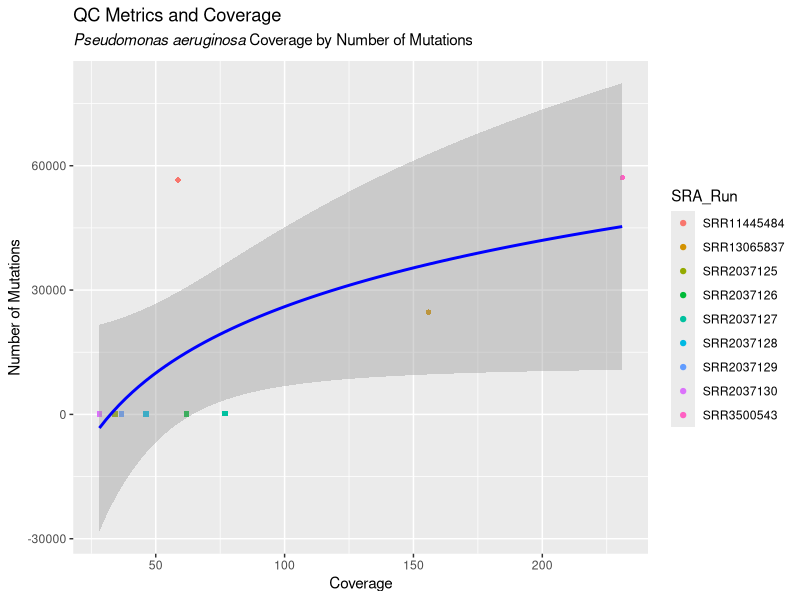

Write the R code that produced this figure.
#Aimee Icaza 
#This code is for PA
# QC calculation scatter plot with logarithmic regression 

# Load necessary packages
packages <- c("tidyverse", "ggplot2", "ggthemes")

# Check for and install any missing packages
for(p in packages) {
  if(!require(p, character.only = TRUE)) install.packages(p)
  library(p, character.only = TRUE)
}

# Open CSV file
df <- read.csv("QC_PA.csv")

# Plot: Double check the x and y axes as well as the SRA_Run types with different colors
QCplot <- ggplot(data = df, mapping = aes(x = Coverage, y = Count.of.SRA_Run)) +
  #If the count is less than 300 the is is a square (15) is not a crircle (16)
  geom_point(aes(color = SRA_Run), shape = ifelse(df$Count.of.SRA_Run < 300, 15, 16)) +
  geom_smooth(method = "lm", formula = y ~ log(x), color = "blue") +
  labs(
    title = "QC Metrics and Coverage",
    subtitle = expression(italic("Pseudomonas aeruginosa") ~ "Coverage by Number of Mutations"),
    x = "Coverage",
    y = "Number of Mutations",
    color = "SRA_Run"
  )

